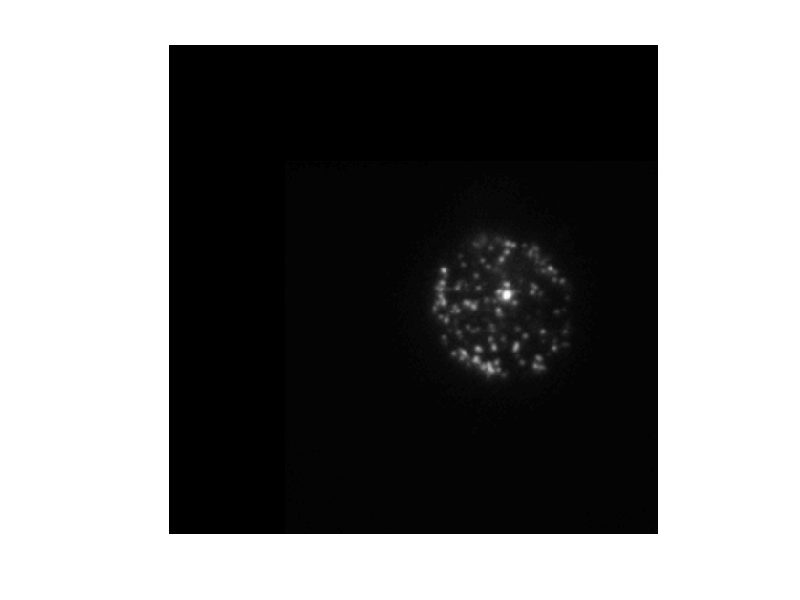

MATLAB code for this plot:
%%
clear ; 
close all ; 
clc ; 

load("movie_2_Px_Data_.mat")

%
fig = figure(1) ; 
% t = tiledlayout(1,2) ; 

% nexttile ; 
% imshow(imresize(img1 , 2)) ; 

% nexttile ; 
imshow(imresize(img2 , 2)) ; 

% t.Padding = 'compact';
% t.TileSpacing = 'tight';
% title(t , 'Translated Images To Test Working Of Tracker' ,...
%     'fontsize' , 14 , 'fontweight' , 'bold') ; 

% ax3 = nexttile([1 2]) ; 
% stem(ax3 , track_Mate_X , track_Mate_Y , '-k' , 'LineWidth', 2) ; 
% hold on ; 
% stem(ax3 , code_X , code_Y , '-r' , 'LineWidth', 2) ; 
% hold off ; 
% set(ax3 , 'Xlim' , [1.5 , 4]  , 'YLim' , [0 , 3]) ; 


%%
pdf_file_name = 'Translated_Images2.pdf' ; 
exportgraphics(fig , pdf_file_name , 'ContentType' , ...
               'vector' , 'Resolution' , 1200   ) ;  % , 'ContentType' , 'vector'



%%
